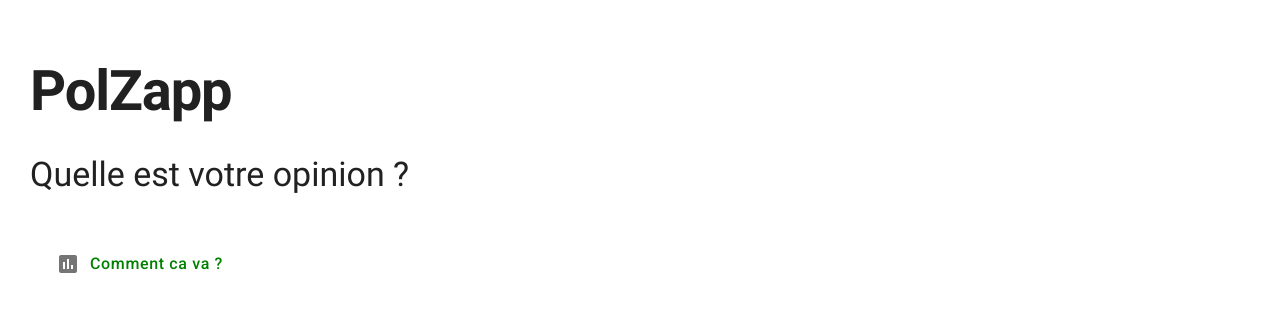
The page /polls/ on the database as committed earlier.
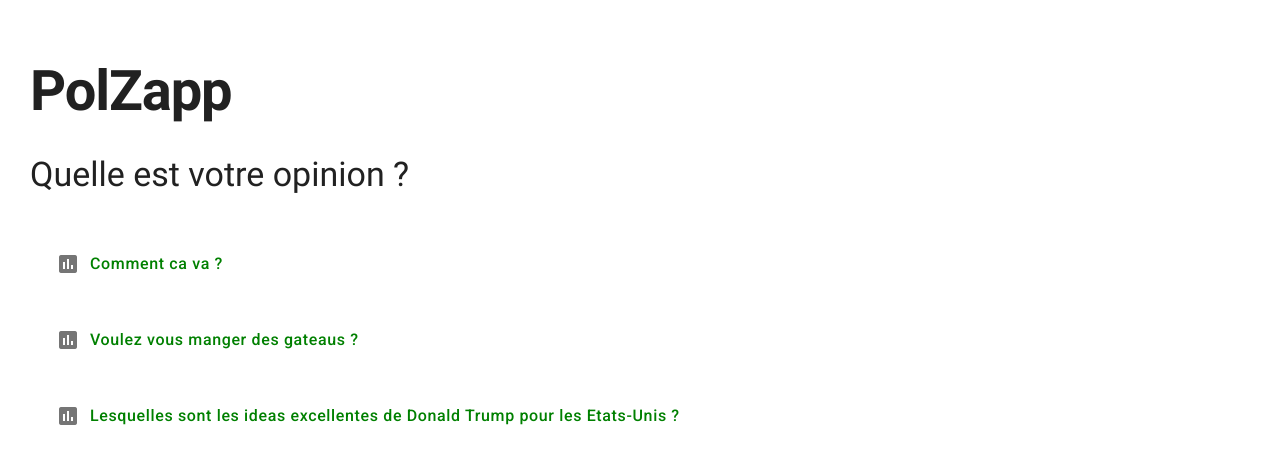
The same page on the database as committed later.
### polls/models.py (models this page shows, shortened)
class Question(models.Model):
    question_text = models.CharField(max_length=200)
    pub_date = models.DateTimeField('date published')

### polls/views.py (the view)
# urls.py: path('', views.IndexView.as_view(), name='index'),
class IndexView(generic.ListView):
    template_name = 'polls/index.html'
    context_object_name = 'latest_question_list'
    def get_queryset(self):
        return Question.objects.filter(pub_date__lte=timezone.now())

### polls/templates/polls/index.html (shortened to what this page needs)
<head>
  {% load static %}
  <link rel="stylesheet" type="text/css" href="{% static 'polls/mdl1.3.0/material.min.css' %}" />
  <link rel="stylesheet" type="text/css" href="{% static 'polls/style.css' %}"
</head>
<html>
  <h1 class='logo'> PolZapp </h1>
  <h3> Quelle est votre opinion ? </h3>
  {% if latest_question_list %}
      <ul class='mdl-list'>
          {% for question in latest_question_list %}
              <li class='mdl-list__item'>
                  <i class="material-icons mdl-list__item-icon listicon">poll</i>
                  <a href="{% url 'polls:detail' question.id %}">{{ question.question_text }}</a>
              </li>
          {% endfor %}
      </ul>
  {% else %}
      <p>No polls available.</p>
  {% endif %}
</html>

### polls/static/polls/style.css (style rules this page uses)
html { width: 100%; padding: 30px; }
li a { color: green; text-decoration: none; }
h1, h2, h3 { color: navyblue; font-family: 'Roboto Condensed', 'Helvetica', 'Arial', sans-serif; }
p, a, h4, h5, h6 { font-family: 'Roboto', 'Helvetica', 'Arial', sans-serif; }
.logo { font-weight: 700; font-family: 'Krona One', 'Roboto Condensed', 'Helvetica', 'Arial', sans-serif; }
.listicon { margin: 10px; }

Rows that differ between the two databases and show on the page:
now on this page (row edited): Question: question_text "Voulez vous manger des gateaus ?"
added Question: question_text "Lesquelles sont les ideas excellentes de Donald Trump pour les Etats-Unis ?"
